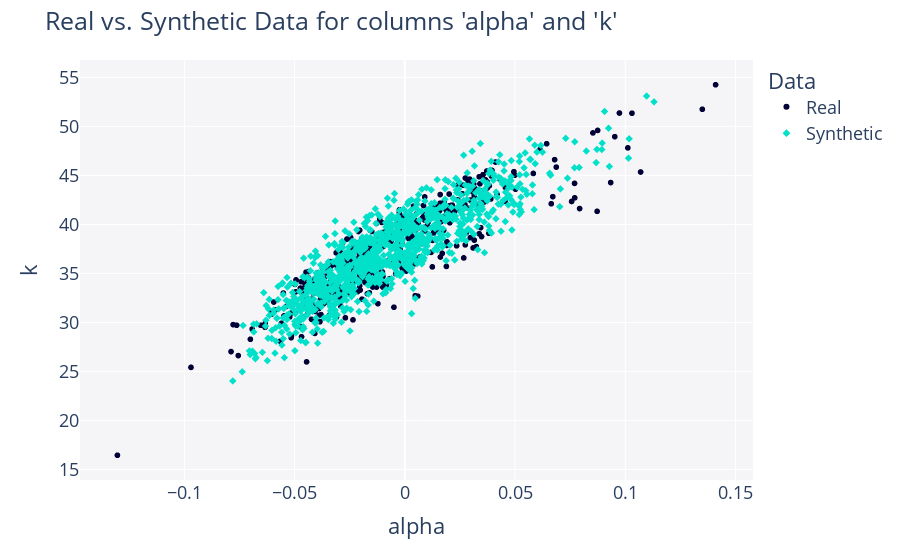

The notebook cell this image was saved under:
### Code cell
from copulas.univariate import BetaUnivariate, GammaUnivariate
from copulas.multivariate import GaussianMultivariate
from copulas.visualization import compare_2d
import pandas as pd

df = pd.read_csv("drucker_prager_params.csv")
data = df.drop(columns="Seed")

dist = GaussianMultivariate(distribution={
    "alpha": BetaUnivariate(),
    "k": GammaUnivariate()
})

dist.fit(data)
sampled = dist.sample(1000)

compare_2d(data, sampled)

### Figure 1 — Plotly figure (JSON) as saved in the notebook; plotly's stock layout.template omitted (floating-point values rounded to 4 significant figures; data arrays with more than 128 entries replaced by an {"elided": "..."} marker saying what was removed)
{"data": [{"hovertemplate": "Data=Real<br>alpha=%{x}<br>k=%{y}<extra></extra>", "legendgroup": "Real", "marker": {"color": "#000036", "symbol": "circle"}, "mode": "markers", "name": "Real", "showlegend": true, "type": "scattergl", "x": {"elided": "500 float values"}, "xaxis": "x", "y": {"elided": "500 float values"}, "yaxis": "y"}, {"hovertemplate": "Data=Synthetic<br>alpha=%{x}<br>k=%{y}<extra></extra>", "legendgroup": "Synthetic", "marker": {"color": "#01E0C9", "symbol": "diamond"}, "mode": "markers", "name": "Synthetic", "showlegend": true, "type": "scattergl", "x": {"elided": "1000 float values"}, "xaxis": "x", "y": {"elided": "1000 float values"}, "yaxis": "y"}], "layout": {"font": {"size": 18}, "legend": {"title": {"text": "Data"}, "tracegroupgap": 0}, "margin": {"t": 60}, "plot_bgcolor": "#F5F5F8", "showlegend": true, "title": {"text": "Real vs. Synthetic Data for columns 'alpha' and 'k'"}, "xaxis": {"anchor": "y", "domain": [0, 1], "title": {"text": "alpha"}}, "yaxis": {"anchor": "x", "domain": [0, 1], "title": {"text": "k"}}}}
